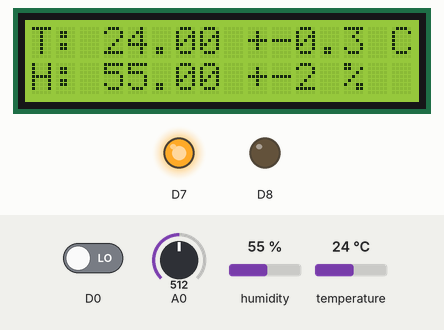
This sketch was run on a simulated ESP8266 (Wemos D1 mini). Shown: 16×2 character LCD, output pins drawn as LEDs (lit = HIGH). The inputs (shaded band) are chosen by the test bench; at power-on: A0 = 512, D0 LOW, humidity 55 %, temperature 24 °C. WiFi joins after 1.5 s; servers stay silent unless stated; what the sketch prints to the serial monitor is not drawn.

Above: at 3.8 s.
10.0 s: A0 set to 815
11.5 s: A0 set to 835
At 12.0 s:
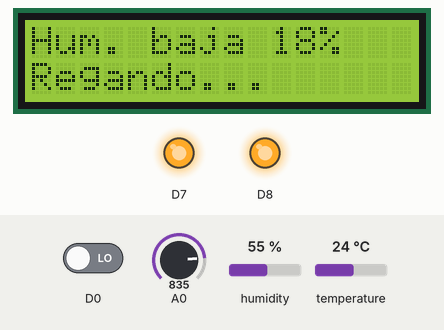
13.0 s: D0 driven HIGH
At 14.0 s:
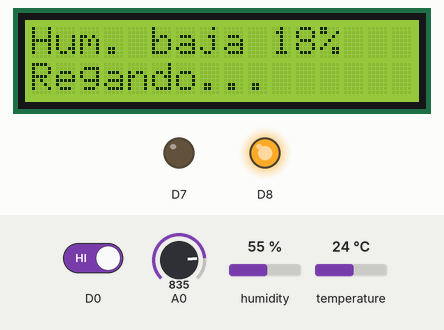
16.0 s: A0 set to 1023
At 21.9 s:
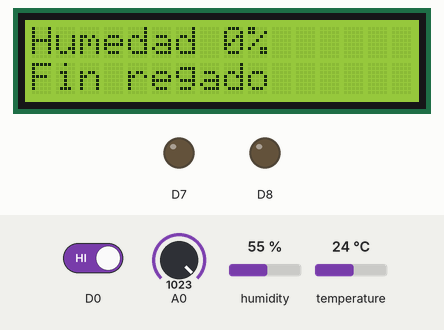
22.0 s: A0 set to 716
At 23.3 s:
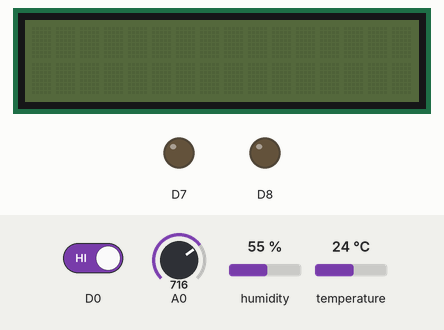
24.5 s: A0 set to 1023
At 25.5 s:
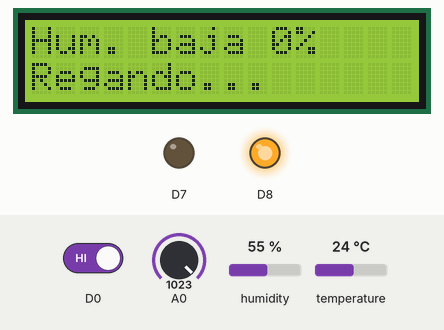
Timing chart, 0 to 27.5 s (numbered marks = the images above; inputs shaded):
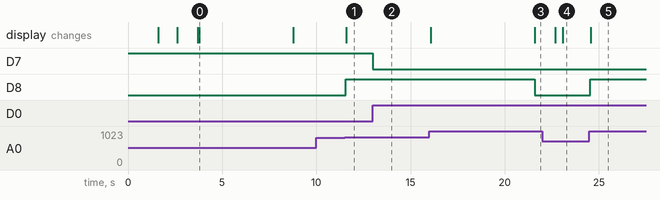

The sketch:

RegadorAutomaticoPRO.ino
```cpp
#include <Wire.h>
#include <ESP8266WiFi.h>
#include <ESP8266WebServer.h>
#include <LiquidCrystal_I2C.h>

#include "AHT10.h"
#include "Server.hpp"
#define TIMER_BOMBA 10000
#define UMBRAL_HUM 20
#define TIMER_LCD 10000

LiquidCrystal_I2C lcd(0x3F,16,2);
AHT10 sensorTemp(AHT10_ADDRESS_0X38);

int readStatus = 0;
int sensorValue = 0;
int timer = 0;
int humidity = 0;
long timeIni = 0;
long timeFin = 0;
long timeButton = 0;
int pinState = HIGH;

void setup(void)
{
  Serial.begin(115200);

  pinMode(D8,OUTPUT);
  pinMode(D7,OUTPUT);
  pinMode(D0,INPUT);

  digitalWrite(D7,pinState);

  lcd.init();

   // Inicializar el LCD
  activateDisplay();

  // Show initial display buffer contents on the screen --
  // the library initializes this with an Adafruit splash screen.
  while (sensorTemp.begin() != true)
  {
    showText("Inicializando",0,1);
  }

  showText("Conectando...",0,1);

  connectWiFi_STA();
  initServer();
  showText("Conectado !!",0,1);

  delay(1000);

  desactivateDisplay();

  delay(1000);

  readStatus = sensorTemp.readRawData();

  delay(100);

  activateDisplay();

  if(readStatus != AHT10_ERROR){
    showSensor(sensorTemp.readTemperature(AHT10_USE_READ_DATA),sensorTemp.readHumidity(AHT10_USE_READ_DATA));
  }else{
    showText("Se ha perdido la conexión con los sensores",0,1);
  }

  delay(5000);

  desactivateDisplay();
}

void loop()
{
   int pressButton = 0;
   String textoBomba = "";

   humidity = 0;
   readStatus = sensorTemp.readRawData();
   sensorValue = analogRead(A0);
   humidity=map(sensorValue,0,1024,100, 0);

   pressButton = digitalRead(D0);

   Serial.print("button mode: ");
   Serial.println(pressButton);

    if(pressButton == pinState &&
      timeButton == 0
      ){
        if(pinState == HIGH){
          pinState = LOW;
        }else{
          pinState = HIGH;
        }

      digitalWrite(D7,pinState);
      timeButton = millis();
      activateDisplay();
      Serial.println("Boton pulsado");

   }

   Serial.print("Humedad suelo: ");
   Serial.print(humidity);
   Serial.print(" % ");
   Serial.println(sensorValue);

  if(humidity < UMBRAL_HUM && timer == 0){

    activateDisplay();

    textoBomba = "Hum. baja " + String(humidity) + "%";
    //activamos el motor de la bomba 10 segundos
    showText(textoBomba,0,1);
    showText("Regando...",1,0);
    digitalWrite(D8, HIGH);
    timer = millis();
  }

  if(timer != 0){
    textoBomba = "Hum. baja " + String(humidity) + "%";
    //activamos el motor de la bomba 10 segundos
    showText(textoBomba,0,1);
    showText("Regando...",1,0);

    if((timer  + TIMER_BOMBA) < millis()){
      textoBomba = "Humedad " + String(humidity) + "%";
      //activamos el motor de la bomba 10 segundos
      showText(textoBomba,0,1);
      showText("Fin regado",1,0);

      digitalWrite(D8, LOW);
      timer = 0;

      delay(1000);
    }
  }else{
    if(timeButton + TIMER_LCD > millis()){
      if (readStatus != AHT10_ERROR){
        showSensor(sensorTemp.readTemperature(AHT10_USE_READ_DATA),sensorTemp.readHumidity(AHT10_USE_READ_DATA));
      }else{
        showText("Se ha perdido la conexión con los sensores",0,1);
      }
    }else{
      timeButton=0;
      desactivateDisplay();
    }
  }

  sensorValues(sensorTemp.readTemperature(AHT10_USE_READ_DATA),sensorTemp.readHumidity(AHT10_USE_READ_DATA),humidity,timer);
  server.handleClient();
}

void showText(String text,int linea,int clear){

  if(clear == 1){
    lcd.clear();
  }

  // Ubicamos el cursor en la primera posición(columna:0) de la segunda línea(fila:1)
  lcd.setCursor(0, linea);
   // Escribimos el número de segundos trascurridos
  lcd.print(text);
}

void showSensor(float temp,float hum){
  // Ubicamos el cursor en la primera posición(columna:0) de la segunda línea(fila:1)
  lcd.clear();
  lcd.setCursor(0,0);

  lcd.print("T: ");
  lcd.print(temp);
  lcd.print(" +-0.3 C ");

  lcd.setCursor(0,1);
  lcd.print("H: ");
  lcd.print(hum);
  lcd.print(" +-2 %");

  Serial.print("T: ");
  Serial.print(temp);
  Serial.println(" +-0.3 C ");

  Serial.print("H: ");
  Serial.print(hum);
  Serial.println(" +-2 %");
}

void activateBackLight(){
  lcd.backlight();
}

void desactivateBackLight(){
  lcd.noBacklight();
}

void activateDisplay(){
  lcd.display();
  lcd.backlight();
}

void desactivateDisplay(){
  lcd.noDisplay();
  lcd.noBacklight();
}
```

Server.hpp
```cpp
#include "config.h"  // Sustituir con datos de vuestra red

    ESP8266WebServer server(80);
    float t;
    float h;
    int m;
    int s;


  void sensorValues(float temp,float hum,int moist,int state){
     t = temp;
     h = hum;
     m = moist;
     s = state;
  }

  // Funcion al recibir petición GET
  void getLED()
  {
     // devolver respuesta
     server.send(200, "text/plain", String("GET ") + server.arg(String("Id")));
  }

  // Funcion al recibir petición POST
  void setLED()
  {
     // mostrar por puerto serie
     Serial.println(server.argName(0));

     // devolver respuesta
     server.send(200, "text/plain", String("POST ") + server.arg(String("Id")) + " " + server.arg(String("Status")));
  }

  // Funcion que se ejecutara en la URI '/'
  void handleRoot()
  {
     server.send(200, "text/plain", "Hola mundo! Temp: " + String(t) + "ºC Humedad: " + String(h) + "% Humedad tierra: " + String(m) + "%");
  }

  // Funcion que se ejecutara en URI desconocida
  void handleNotFound()
  {
     server.send(404, "text/plain", "Not found");
  }

  void initServer()
  {
     // Ruteo para '/'
     server.on("/", handleRoot);

     // Ruteo para '/inline' usando función lambda
     server.on("/inline", []() {
        server.send(200, "text/plain", "Esto tambien funciona");
     });

     // Definimos dos routeos
     server.on("/led", HTTP_GET, getLED);
     server.on("/led", HTTP_POST, setLED);

     // Ruteo para URI desconocida
     server.onNotFound(handleNotFound);

     // Iniciar servidor
     server.begin();
     Serial.println("HTTP server started");
  }

  void connectWiFi_STA(bool useStaticIP = false)
  {
     Serial.println("Connecting...");
     WiFi.mode(WIFI_STA);
     WiFi.begin(ssid, password);
     if(useStaticIP) WiFi.config(ip, gateway, subnet);
     while (WiFi.status() != WL_CONNECTED)
     {
       delay(100);
       Serial.print('.');
     }

     Serial.println("");
     Serial.print("Iniciado STA:\t");
     Serial.println(ssid);
     Serial.print("IP address:\t");
     Serial.println(WiFi.localIP());
     Serial.print("MAC adress: \t");
     Serial.println(WiFi.macAddress());
  }

  void connectWiFi_AP(bool useStaticIP = false)
  {
     Serial.println("");
     WiFi.mode(WIFI_AP);
     while(!WiFi.softAP(ssid, password))
     {
       Serial.println(".");
       delay(100);
     }
     if(useStaticIP) WiFi.softAPConfig(ip, gateway, subnet);

     Serial.println("");
     Serial.print("Iniciado AP:\t");
     Serial.println(ssid);
     Serial.print("IP address:\t");
     Serial.println(WiFi.softAPIP());
  }
```

config.h
```cpp
const char* ssid     = "HOMEFIBER";
const char* password = "1A2B3C4D5E6F";
const char* hostname = "WEMOSD1";

IPAddress ip(192, 168, 14, 134);
IPAddress gateway(192, 168, 14, 1);
IPAddress subnet(255, 255, 255, 0);
```

Measured:
- the behaviour switches between 824 and 825 on A0 (found by bisection; images 0 and 1)
- after the input at 10.0 s, every drawn part: stays the same
- after the input at 11.5 s, D8: LOW → HIGH after 0.05 s; the display: changes after 0.07 s (image 1)
- after the input at 13.0 s, D7: HIGH → LOW at once
- after the input at 16.0 s, the display: first changes after 0.08 s (image 3 shows a later state)
- after the input at 22.0 s, D8: stays LOW (without the input it goes to HIGH after 0.65 s); the display: first changes after 0.69 s (image 4 shows a later state)
- after the input at 24.5 s, D8: LOW → HIGH after 0.05 s; the display: changes after 0.08 s (image 5)
- what the display in image 0 shows lasts 5.0 s, from 3.8 s to 8.8 s
